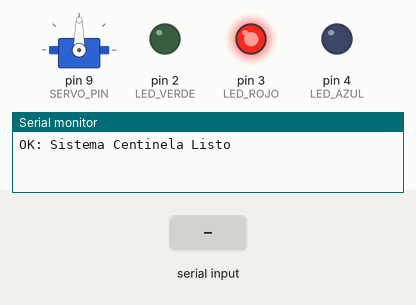
Bench run of a sketch on a simulated Arduino Uno, built with avr-gcc and run on an emulated ATmega328P. Parts: servo, output pins drawn as LEDs (lit = HIGH), the last lines printed to the serial monitor. Inputs (shaded band) come from the test bench.

Above: at 4.2 s.
4.3 s: "S 45\n" received over Serial
At 5.7 s:
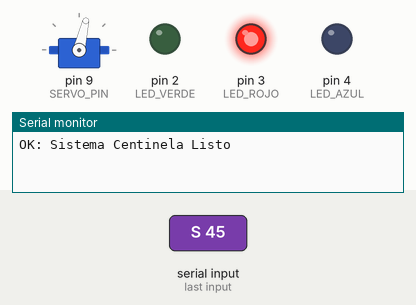
7.3 s: "30 150\n" received over Serial
10.3 s: "90 45\n" received over Serial
At 10.9 s:
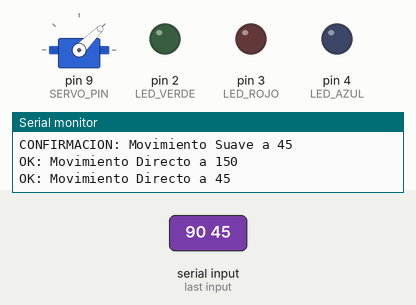
11.8 s: "0\n" received over Serial
At 12.1 s:
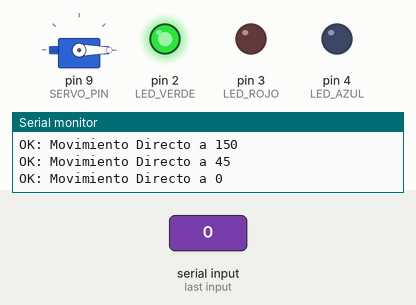
13.3 s: "200\n" received over Serial
At 14.4 s:
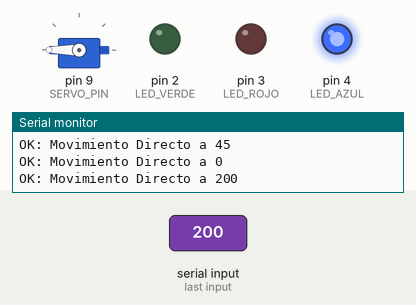
14.8 s: "90\n" received over Serial
At 15.5 s:
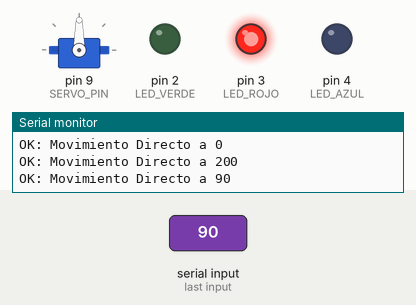
Timing chart, 0 to 17.3 s (numbered marks = the images above; inputs shaded):
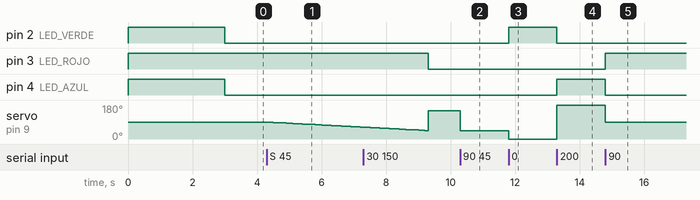

The sketch:

server.ino
```cpp
#include <Servo.h>

Servo servo1;
const int SERVO_PIN = 9;
const int LED_VERDE = 2; // Pin para 0 grados
const int LED_ROJO  = 3; // Pin para 90 grados
const int LED_AZUL  = 4; // Pin para 180 grados

int angulo_actual = 90;

void setup() {
  Serial.begin(115200);
  servo1.attach(SERVO_PIN);

  pinMode(LED_VERDE, OUTPUT);
  pinMode(LED_ROJO, OUTPUT);
  pinMode(LED_AZUL, OUTPUT);

  // --- PRUEBA DE HARDWARE (Se prenden 3 segundos al conectar) ---
  digitalWrite(LED_VERDE, HIGH);
  digitalWrite(LED_ROJO, HIGH);
  digitalWrite(LED_AZUL, HIGH);
  delay(3000);
  digitalWrite(LED_VERDE, LOW);
  digitalWrite(LED_ROJO, LOW);
  digitalWrite(LED_AZUL, LOW);
  // -------------------------------------------------------------

  servo1.write(angulo_actual);
  actualizarLEDs(angulo_actual);

  Serial.println("OK: Sistema Centinela Listo");
}

void actualizarLEDs(int angulo) {
  // Apagamos todos primero para limpiar el estado
  digitalWrite(LED_VERDE, LOW);
  digitalWrite(LED_ROJO, LOW);
  digitalWrite(LED_AZUL, LOW);

  // Encendido por rangos (por si el slider no es exacto)
  if (angulo >= 0 && angulo <= 5) {
    digitalWrite(LED_VERDE, HIGH);
  }
  else if (angulo >= 85 && angulo <= 95) {
    digitalWrite(LED_ROJO, HIGH);
  }
  else if (angulo >= 175 && angulo <= 180) {
    digitalWrite(LED_AZUL, HIGH);
  }
}

void moverDirecto(int ang) {
  ang = constrain(ang, 0, 180);
  servo1.write(ang);
  angulo_actual = ang;
  actualizarLEDs(ang);
}

void moverSuave5s(int objetivo) {
  objetivo = constrain(objetivo, 0, 180);
  const float duracion = 5.0;
  const int steps = 50; // Reducimos steps para suavidad sin trabar el buffer
  const int dt_ms = (int)((duracion * 1000.0) / steps);
  int inicio = angulo_actual;

  for (int k = 1; k <= steps; k++) {
    float a = inicio + (objetivo - inicio) * ((float)k / (float)steps);
    servo1.write((int)(a + 0.5));
    delay(dt_ms);
  }
  angulo_actual = objetivo;
  actualizarLEDs(objetivo);
}

void loop() {
  if (Serial.available() > 0) {
    String line = Serial.readStringUntil('\n');
    line.trim();
    if (line.length() == 0) return;

    char cmd = 'A';
    int ang = 90;
    int sp = line.indexOf(' ');

    if (sp == -1) {
      ang = line.toInt();
    } else {
      cmd = toupper(line.charAt(0));
      ang = line.substring(sp + 1).toInt();
    }

    if (cmd == 'S') {
      moverSuave5s(ang);
      Serial.print("CONFIRMACION: Movimiento Suave a ");
    } else {
      moverDirecto(ang);
      Serial.print("OK: Movimiento Directo a ");
    }
    Serial.println(ang);
  }
}
```

Measured:
- after the input at 4.3 s, servo on pin 9 (SERVO_PIN): moves from 90° to 63° over 2.9 s, starting at once
- after the input at 10.3 s, servo on pin 9 (SERVO_PIN): 150° → 45° at once
- after the input at 11.8 s, pin 2 (LED_VERDE): LOW → HIGH at once; servo on pin 9 (SERVO_PIN): 45° → 0° at once
- after the input at 13.3 s, pin 2 (LED_VERDE): HIGH → LOW at once; pin 4 (LED_AZUL): LOW → HIGH at once; servo on pin 9 (SERVO_PIN): 0° → 180° at once
- after the input at 14.8 s, pin 3 (LED_ROJO): LOW → HIGH at once; pin 4 (LED_AZUL): HIGH → LOW at once; servo on pin 9 (SERVO_PIN): 180° → 90° at once
